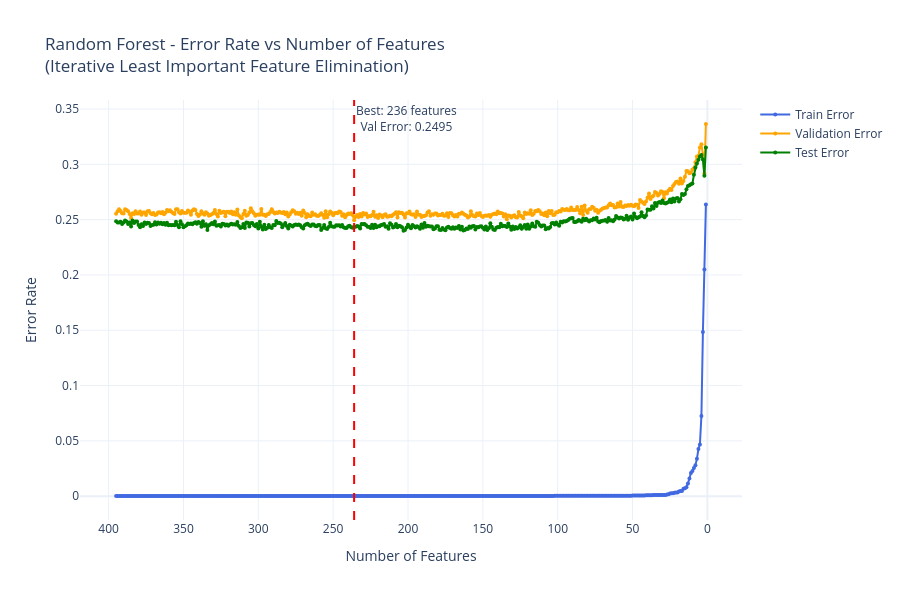

This figure's notebook cell:
### Code cell
# Plot Error vs Number of Features
fig = go.Figure()

fig.add_trace(go.Scatter(
    x=n_features_list, y=train_errors,
    mode='lines+markers', name='Train Error',
    line=dict(color='royalblue', width=2),
    marker=dict(size=4)
))

fig.add_trace(go.Scatter(
    x=n_features_list, y=val_errors,
    mode='lines+markers', name='Validation Error',
    line=dict(color='orange', width=2),
    marker=dict(size=4)
))

fig.add_trace(go.Scatter(
    x=n_features_list, y=test_errors,
    mode='lines+markers', name='Test Error',
    line=dict(color='green', width=2),
    marker=dict(size=4)
))

# Mark the best validation error point
best_val_idx = np.argmin(val_errors)
best_n_features = n_features_list[best_val_idx]
best_val_error = val_errors[best_val_idx]

fig.add_vline(
    x=best_n_features, 
    line_dash='dash', 
    line_color='red',
    annotation_text=f'Best: {best_n_features} features<br>Val Error: {best_val_error:.4f}',
    annotation_position='top right'
)

fig.update_layout(
    title='Random Forest - Error Rate vs Number of Features<br>(Iterative Least Important Feature Elimination)',
    xaxis_title='Number of Features',
    yaxis_title='Error Rate',
    template='plotly_white',
    height=600,
    hovermode='x unified'
)

fig.update_xaxes(autorange='reversed')  # Reverse so we go from many to few features

fig.show()

print(f"\n{'='*60}")
print(f"RESULTS SUMMARY")
print(f"{'='*60}")
print(f"Baseline (all {n_features} features):")
print(f"  Train Error: {train_errors[0]:.4f}")
print(f"  Val Error:   {val_errors[0]:.4f}")
print(f"  Test Error:  {test_errors[0]:.4f}")
print(f"\nBest Configuration ({best_n_features} features):")
print(f"  Train Error: {train_errors[best_val_idx]:.4f}")
print(f"  Val Error:   {val_errors[best_val_idx]:.4f} ⭐")
print(f"  Test Error:  {test_errors[best_val_idx]:.4f}")
print(f"\nImprovement:")
print(f"  Val Error Change:  {val_errors[0] - best_val_error:+.4f}")
print(f"  Test Error Change: {test_errors[0] - test_errors[best_val_idx]:+.4f}")
print(f"  Features Removed:  {n_features - best_n_features}")

### Figure 1 — Plotly figure (JSON) as saved in the notebook; plotly's stock layout.template omitted (floating-point values rounded to 4 significant figures; data arrays with more than 128 entries replaced by an {"elided": "..."} marker saying what was removed)
{"data": [{"line": {"color": "royalblue", "width": 2}, "marker": {"size": 4}, "mode": "lines+markers", "name": "Train Error", "type": "scatter", "x": {"elided": "395 int values"}, "y": {"elided": "395 float values"}}, {"line": {"color": "orange", "width": 2}, "marker": {"size": 4}, "mode": "lines+markers", "name": "Validation Error", "type": "scatter", "x": {"elided": "395 int values"}, "y": {"elided": "395 float values"}}, {"line": {"color": "green", "width": 2}, "marker": {"size": 4}, "mode": "lines+markers", "name": "Test Error", "type": "scatter", "x": {"elided": "395 int values"}, "y": {"elided": "395 float values"}}], "layout": {"annotations": [{"showarrow": false, "text": "Best: 236 features<br>Val Error: 0.2495", "x": 236, "xanchor": "left", "xref": "x", "y": 1, "yanchor": "top", "yref": "y domain"}], "height": 600, "hovermode": "x unified", "shapes": [{"line": {"color": "red", "dash": "dash"}, "type": "line", "x0": 236, "x1": 236, "xref": "x", "y0": 0, "y1": 1, "yref": "y domain"}], "title": {"text": "Random Forest - Error Rate vs Number of Features<br>(Iterative Least Important Feature Elimination)"}, "xaxis": {"autorange": "reversed", "title": {"text": "Number of Features"}}, "yaxis": {"title": {"text": "Error Rate"}}}}
